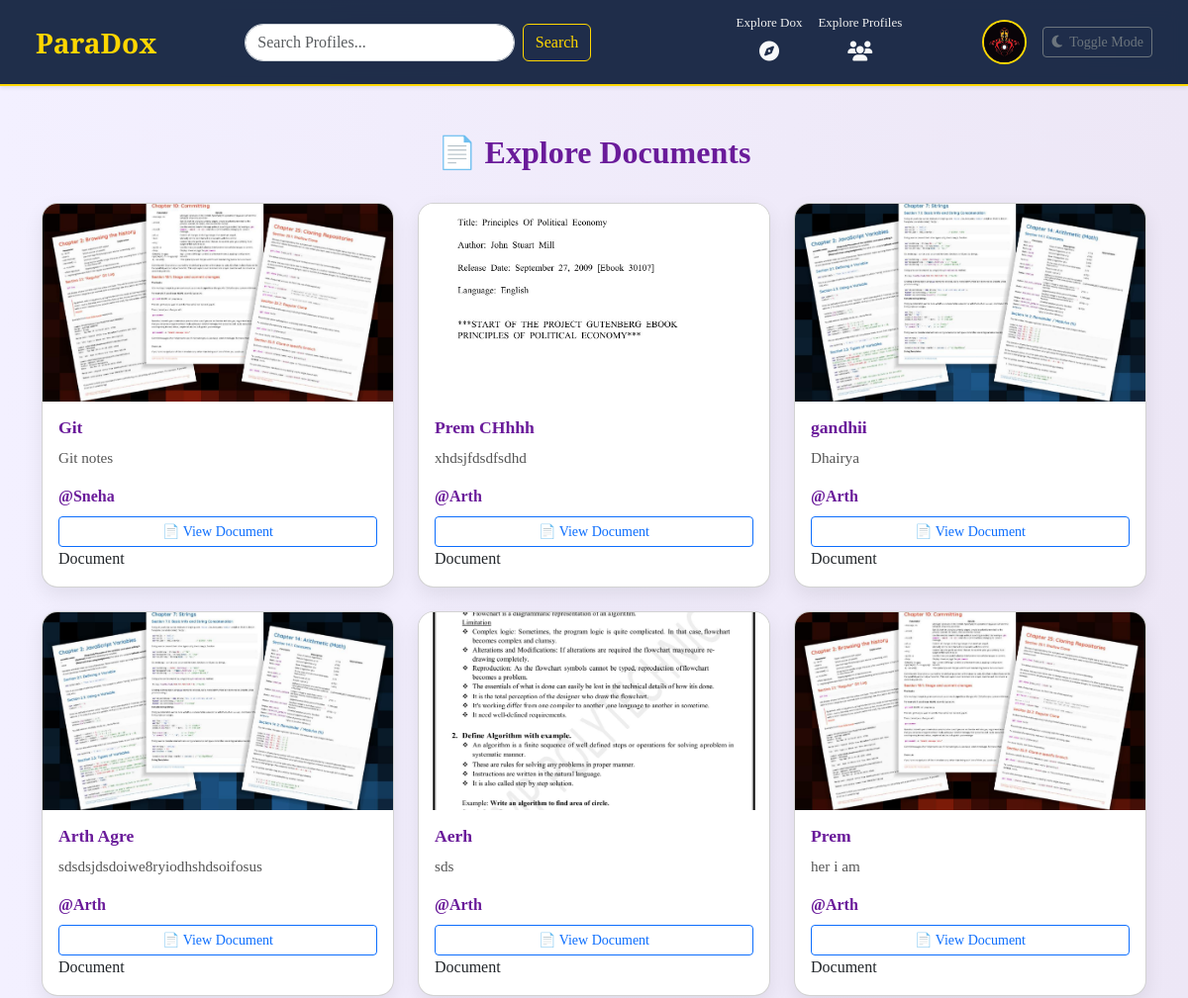
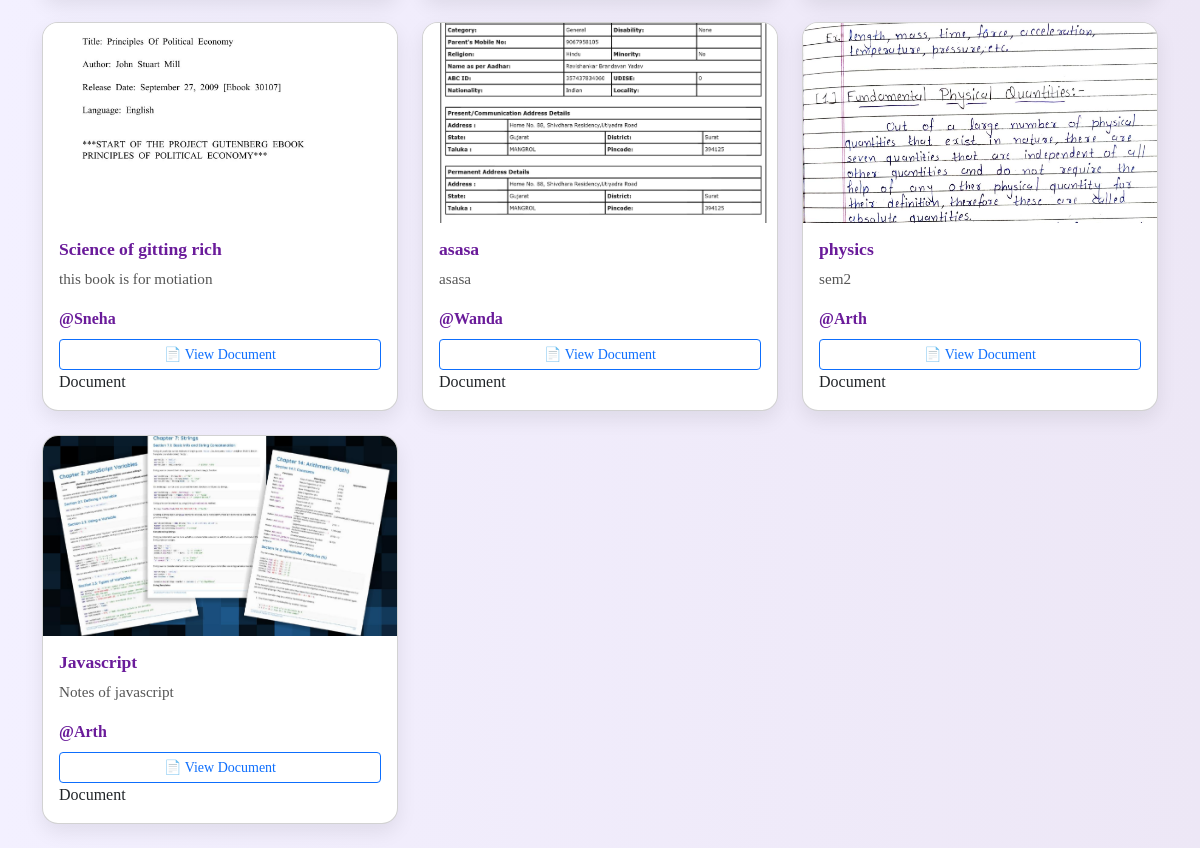
Screenshot of /explore_docs/ (signed in) with the database file from the repository (2 pictures, top to bottom).
### apps/dashboard/models.py (models this page shows)
class User(models.Model):
    email = models.EmailField(unique=True)
    name = models.CharField(max_length=100, default="User", null=True, blank=True)
    mobile = models.CharField(max_length=14, unique=True)
    password = models.CharField(max_length=255)
    otp = models.IntegerField(null=True, blank=True)
    is_active = models.BooleanField(default=False)
    followers = models.ManyToManyField('self', symmetrical=False, related_name='following', blank=True)
    bio = models.TextField(blank=True, null=True)
    profile_image = models.ImageField(upload_to='profile_images/',blank=True, null=True)

class Document(models.Model):
    user = models.ForeignKey(User, on_delete=models.CASCADE)
    file = models.FileField(upload_to='documents/')
    title = models.CharField(max_length=100)
    description = models.TextField(blank=True)
    file = models.FileField(upload_to='documents/')
    thumbnail = models.ImageField(upload_to='thumbnails/', blank=True, null=True)
    uploaded_at = models.DateTimeField(auto_now_add=True)

### apps/dashboard/views.py (the view)
# urls.py: path('explore_docs/', views.explore_docs, name='explore_docs'),
@login_required
def explore_docs(request):
    user_id = request.session.get('user_id')
    current_user = User.objects.get(id=user_id)
    users = list(User.objects.exclude(id=user_id))
    documents = list(Document.objects.all())
    random.shuffle(users)
    random.shuffle(documents)
    return render(request, 'dashboard/explore_docs.html', {
        'users': users,
        'documents': documents,
        'current_user': current_user
    })

### apps/dashboard/context_processors.py (called while the page is built)
def current_user(request):
    user_id = request.session.get('user_id')
    if user_id:
        try:
            user = User.objects.get(id=user_id)
            return {'user': user}
        except User.DoesNotExist:
            return {}
    return {}

### apps/dashboard/views.py (called while the page is built)
def login_required(view_func):
    @wraps(view_func)
    def wrapper(request, *args, **kwargs):
        if 'user_id' not in request.session:
            return redirect('sign_in')
        return view_func(request, *args, **kwargs)
    return wrapper

### apps/dashboard/templates/dashboard/explore_docs.html (shortened to what this page needs)
{% extends 'dashboard/base.html' %}
{% load static %}
{% block body %}
<div class="container mt-5">
  <h2 class="section-title text-center">📄 Explore Documents</h2>
  <div class="row">
    {% for doc in documents %}
    <div class="col-md-4 mb-4 d-flex">
      <div class="card doc-card w-100">
        <img
          src="{% if doc.thumbnail %}{{ doc.thumbnail.url }}{% else %}{% static 'dashboard/images/default-thumbnail.png' %}{% endif %}"
          class="card-img-top doc-trigger" data-id="{{ doc.id }}" {% if doc.file %} data-file="{{ doc.file.url }}" {%
          else %} data-file="" {% endif %} data-title="{{ doc.title|escapejs }}"
          data-description="{{ doc.description|escapejs }}" data-user="{{ doc.user.name|escapejs }}"
          data-comments='[{% for c in doc.comments.all %}{"user": "{{ c.user.name|escapejs }}", "text": "{{ c.text|escapejs }}"}{% if not forloop.last %},{% endif %}{% endfor %}]'>
        <div class="card-body d-flex flex-column">
          <h5 class="card-title text-purple">{{ doc.title }}</h5>
          <p class="card-text">{{ doc.description|default:"No description." }}</p>
          <a href="{% url 'public_profile' doc.user.id %}"
            class="text-decoration-none fw-semibold text-purple mb-2 d-block">
            @{{ doc.user.name }}
          </a>
          {% if doc.file %}
          <a href="{{ doc.file.url }}" target="_blank" class="btn btn-sm btn-outline-primary mt-auto w-100">📄 View
            Document</a>
          {% else %}
          <p class="text-muted small">❌ No document available</p>
          {% endif %}
          Document</a>
        </div>
      </div>
    </div>
    {% endfor %}
  </div>
</div>
{% endblock %}

### apps/dashboard/templates/dashboard/base.html (shortened to what this page needs)
{% load static %}
<!DOCTYPE html>
<html lang="en">
<head>
  <link href="https://cdn.jsdelivr.net/npm/bootstrap@5.3.6/dist/css/bootstrap.min.css" rel="stylesheet"
>
  <link rel="stylesheet" href="https://cdnjs.cloudflare.com/ajax/libs/font-awesome/6.4.0/css/all.min.css">
  <link rel="stylesheet" href="{% static 'dashboard/css/style.css' %}">
</head>
<body class="bg-light text-dark" id="page-body">
  <nav class="navbar navbar-expand-lg sticky-top shadow-sm">
    <div class="container-fluid">
      <a class="navbar-brand" href="{% url 'index' %}">ParaDox</a>
      <div class="collapse navbar-collapse justify-content-between" id="navbarNav">
        <form class="d-flex mx-auto" action="{% url 'index' %}" method="get" style="width: 350px;">
          <input class="form-control me-2" type="search" name="query" placeholder="Search Profiles..."
            aria-label="Search">
          <button class="btn btn-outline-dark" type="submit">Search</button>
        </form>
        <ul class="navbar-nav ms-auto d-flex align-items-center gap-3">
          <li class="nav-item text-center">
            <label>Explore Dox</label>
            <a href="{% url 'explore_docs' %}" class="nav-link text-light">
              <i class="fas fa-compass fa-lg"></i>
            </a>
          </li>
          <li class="nav-item text-center">
            <label>Explore Profiles</label>
            <a href="{% url 'explore_profile' %}" class="nav-link text-light">
              <i class="fas fa-users fa-lg"></i>
            </a>
          </li>
        </ul>
        <ul class="navbar-nav ms-auto d-flex align-items-center gap-3">
          <li class="nav-item">
            <a href="{% url 'profile' %}">
              {% if user.profile_image %}
              <img src="{{ user.profile_image.url }}" alt="Profile" title="@{{ user.name }}" class="ms-2"
                style="width: 45px; height: 45px; object-fit: cover; border-radius: 50%; border: 2px solid gold;">
              {% else %}
              <img src="{% static 'dashboard/images/default-profile-icon.jpg' %}" alt="Default" title="@{{ user.name }}"
                class="ms-2"
                style="width: 45px; height: 45px; object-fit: cover; border-radius: 50%; border: 2px solid gold;">
              {% endif %}
            </a>
          </li>
          <li class="nav-item">
            <button class="btn btn-sm btn-outline-secondary" id="themeToggle">
              <i class="fas fa-moon me-1"></i> Toggle Mode
            </button>
          </li>
        </ul>
      </div>
    </div>
  </nav>
  {% block body %}{% endblock %}
</body>
</html>

### apps/dashboard/static/dashboard/css/style.css (style rules this page uses)
* { font-family: 'Times New Roman', Times, serif; }

### apps/dashboard/templates/dashboard/base.html (style rules this page uses)
body { font-family: 'Roboto', sans-serif; }
.navbar { background: rgba(19, 35, 65, 0.95); padding: 0.8rem 1.5rem; border-bottom: 2px solid gold; backdrop-filter: blur(10px); }
.navbar-brand { font-family: 'Playfair Display', serif; font-size: 28px; font-weight: 600; color: gold !important; }
.nav-link, .form-control { border-radius: 30px; }
.form-control { border: 1px solid #ced4da; }
.btn-outline-dark { border-color: gold; color: gold; }
.navbar-nav .nav-item img { border-radius: 50%; width: 45px; height: 45px; object-fit: cover; border: 2px solid gold; }
label { font-size: 13px; font-weight: 500; color: #f0f0f0; margin-bottom: 0; display: block; text-align: center; }

### apps/dashboard/templates/dashboard/explore_docs.html (style rules this page uses)
body { background: linear-gradient(to right, #f3f0ff, #ede7f6); }
.section-title { color: #6a1b9a; font-weight: 700; margin-bottom: 2rem; }
.doc-card { border-radius: 1rem; overflow: hidden; box-shadow: 0 8px 20px rgba(0, 0, 0, 0.08); transition: transform 0.2s ease, box-shadow 0.2s ease; height: 100%; }
.card-img-top { height: 200px; object-fit: cover; cursor: pointer; }
.card-title { font-size: 1.1rem; font-weight: 600; }
.card-text { font-size: 0.95rem; color: #555; }
.text-purple { color: #6a1b9a; }

### rows the page displays
User: profile_image (picture)
Document: thumbnail (picture), title "Git", description "Git notes", user.name "Sneha"
Document: thumbnail (picture), title "Prem CHhhh", description "xhdsjfdsdfsdhd", user.name "Arth"
Document: thumbnail (picture), title "gandhii", description "Dhairya", user.name "Arth"
Document: thumbnail (picture), title "Arth Agre", description "sdsdsjdsdoiwe8ryiodhshdsoifosus", user.name "Arth"
Document: thumbnail (picture), title "Aerh", description "sds", user.name "Arth"
Document: thumbnail (picture), title "Prem", description "her i am", user.name "Arth"
Document: thumbnail (picture), title "Science of gitting rich", description "this book is for motiation", user.name "Sneha"
Document: thumbnail (picture), title "asasa", description "asasa", user.name "Wanda"
Document: thumbnail (picture), title "physics", description "sem2", user.name "Arth"
Document: thumbnail (picture), title "Javascript", description "Notes of javascript", user.name "Arth"
